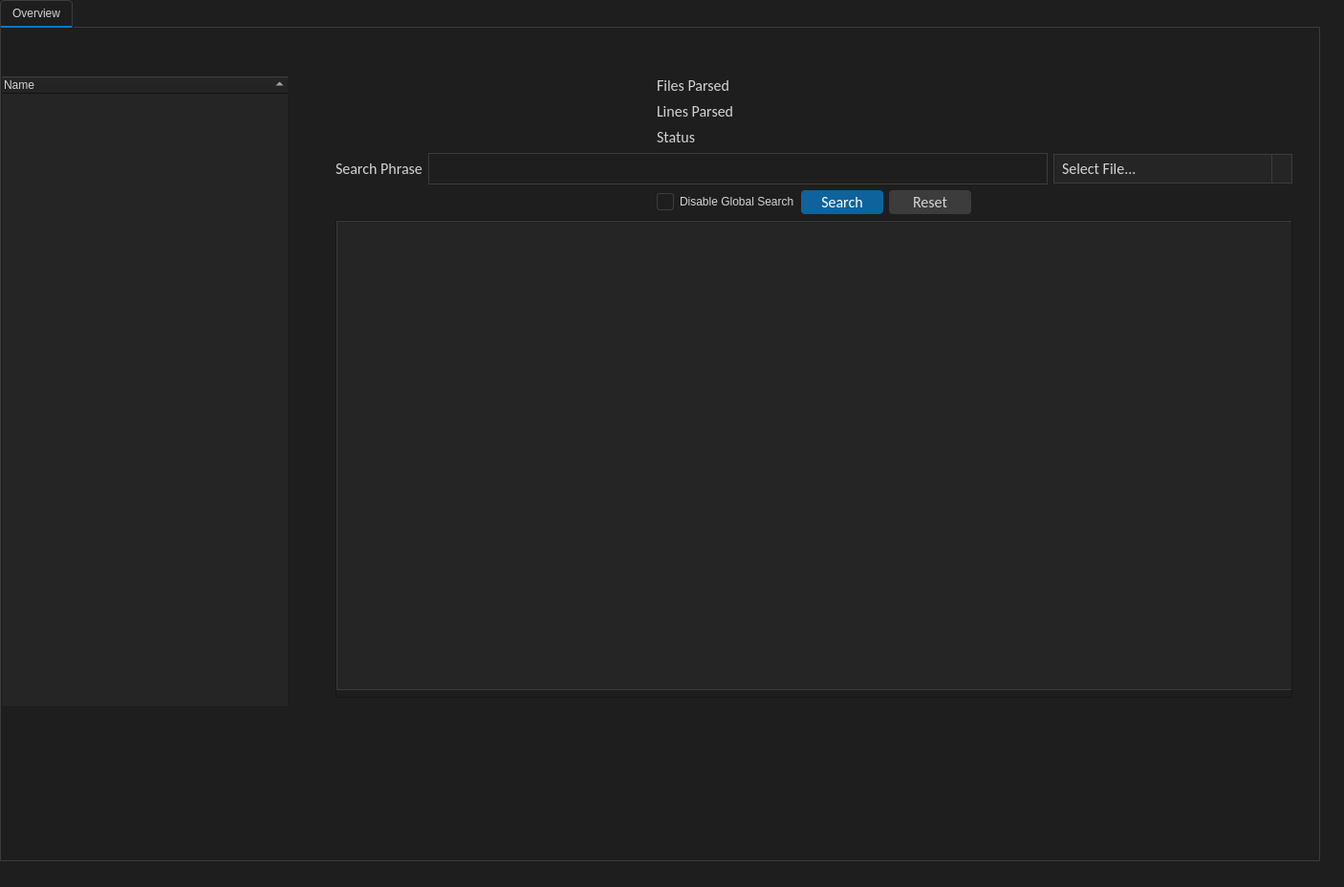
<?xml version="1.0" encoding="UTF-8"?>
<ui version="4.0">
 <class>MainWindow</class>
 <widget class="QMainWindow" name="MainWindow">
  <property name="geometry">
   <rect>
    <x>0</x>
    <y>0</y>
    <width>1406</width>
    <height>928</height>
   </rect>
  </property>
  <property name="sizePolicy">
   <sizepolicy hsizetype="Expanding" vsizetype="Expanding">
    <horstretch>0</horstretch>
    <verstretch>0</verstretch>
   </sizepolicy>
  </property>
  <property name="font">
   <font>
    <family>Calibri</family>
    <pointsize>12</pointsize>
   </font>
  </property>
  <property name="windowTitle">
   <string>LetterShark</string>
  </property>
  <property name="styleSheet">
   <string notr="true">
	background-color: #1E1E1E;
	color: rgb(212, 212, 212);


</string>
  </property>
  <widget class="QWidget" name="centralwidget">
   <property name="sizePolicy">
    <sizepolicy hsizetype="Expanding" vsizetype="Expanding">
     <horstretch>0</horstretch>
     <verstretch>0</verstretch>
    </sizepolicy>
   </property>
   <widget class="QTabWidget" name="tabWidget">
    <property name="geometry">
     <rect>
      <x>0</x>
      <y>0</y>
      <width>1381</width>
      <height>901</height>
     </rect>
    </property>
    <property name="sizePolicy">
     <sizepolicy hsizetype="Expanding" vsizetype="Expanding">
      <horstretch>1</horstretch>
      <verstretch>1</verstretch>
     </sizepolicy>
    </property>
    <property name="styleSheet">
     <string notr="true">QTabWidget::pane {
    border: 1px solid #3C3C3C;      /* Rahmen um das Tab-Widget */
    background: #1E1E1E;            /* Inhalt-Hintergrund */
    top: -1px;                      /* damit der aktive Tab oben anstößt */
}

/* Die einzelnen Reiter */
QTabBar::tab {
    background: #2D2D30;            /* Inaktiver Tab */
    color: #9A9A9A;                 /* Inaktiver Text */
    padding: 6px 12px;
    margin-right: 1px;
    border-top-left-radius: 4px;
    border-top-right-radius: 4px;
    border: 1px solid #3C3C3C;      /* Rahmen an allen Seiten */
    border-bottom: none;            /* damit’s „in“ das Pane reinragt */
}

/* Hover-Effekt */
QTabBar::tab:hover {
    background: #094771;            /* dein Hover-Blau */
    color: #D4D4D4;
}

/* Der aktive Tab */
QTabBar::tab:selected {
    background: #1E1E1E;            /* Active Tab BG */
    color: #D4D4D4;                 /* Active Text */
    border: 1px solid #3C3C3C;
    border-bottom: 2px solid #007ACC; /* der blaue Strich unten */
}

/* Wenn du einen Tab disabled hast */
QTabBar::tab:disabled {
    background: #2D2D30;
    color: #5A5A5A;
}

/* Optional: Trennlinie zwischen TabBar und Inhalt verstecken */
QTabBar {
    border-bottom: none;
}</string>
    </property>
    <property name="currentIndex">
     <number>0</number>
    </property>
    <property name="tabsClosable">
     <bool>false</bool>
    </property>
    <widget class="QWidget" name="tw_overview">
     <property name="sizePolicy">
      <sizepolicy hsizetype="Expanding" vsizetype="Expanding">
       <horstretch>0</horstretch>
       <verstretch>0</verstretch>
      </sizepolicy>
     </property>
     <attribute name="title">
      <string>Overview</string>
     </attribute>
     <widget class="QWidget" name="gridLayoutWidget">
      <property name="geometry">
       <rect>
        <x>350</x>
        <y>50</y>
        <width>1001</width>
        <height>651</height>
       </rect>
      </property>
      <layout class="QGridLayout" name="gridLayout">
       <item row="1" column="0" colspan="3">
        <layout class="QHBoxLayout" name="horizontalLayout">
         <item>
          <widget class="QLabel" name="label_4">
           <property name="font">
            <font>
             <family>Calibri</family>
             <pointsize>12</pointsize>
            </font>
           </property>
           <property name="styleSheet">
            <string notr="true">QLabel {
    color: #D4D4D4;        /* Primär-Text */
    background: transparent;
}</string>
           </property>
           <property name="text">
            <string>Search Phrase</string>
           </property>
          </widget>
         </item>
         <item>
          <widget class="QLineEdit" name="le_search_phrase">
           <property name="font">
            <font>
             <family>Calibri</family>
             <pointsize>12</pointsize>
            </font>
           </property>
           <property name="styleSheet">
            <string notr="true">QLineEdit {
    background: #1E1E1E;                /* BG */
    border: 1px solid #3C3C3C;          /* Border */
    color: #D4D4D4;                     /* Text */
    padding: 4px;                       /* etwas Innenabstand */
    selection-background-color: #094771;/* Markierung (optional) */
}

QLineEdit:focus {
    border: 1px solid #007ACC;          /* Focus Border */
    /* Hinweis: echtes Shadow-Highlight geht nur mit QGraphicsDropShadowEffect im Code */
}</string>
           </property>
          </widget>
         </item>
         <item>
          <widget class="QComboBox" name="cb_search_column">
           <property name="enabled">
            <bool>true</bool>
           </property>
           <property name="minimumSize">
            <size>
             <width>250</width>
             <height>28</height>
            </size>
           </property>
           <property name="font">
            <font>
             <family>Calibri</family>
             <pointsize>12</pointsize>
            </font>
           </property>
           <property name="styleSheet">
            <string notr="true">QComboBox {
    background: #252526;               /* Closed BG */
    color: #D4D4D4;                    /* Closed Text */
    border: 1px solid #3C3C3C;         /* Rahmen passend zu den Inputs */
    padding: 3px 24px 3px 8px;         /* rechts Platz für den Pfeil */
    min-height: 20px;
    selection-background-color: #094771; /* markierter Eintrag im Edit-Feld */
}

QComboBox::drop-down {
    subcontrol-origin: padding;
    subcontrol-position: top right;
    width: 20px;
    border-left: 1px solid #3C3C3C;
    background: transparent;
}

QComboBox::down-arrow {
    image: url(C:/Users/dkueh/Workspace/cpp/log_viewer/src/images/down-arrow.png);
    width: 12px;
    height: 12px;
}

/* Das Popup-List-Widget */
QComboBox QAbstractItemView {
    background: #1E1E1E;                /* Open List BG */
    color: #D4D4D4;                     /* Open List Item Text */
    border: 1px solid #3C3C3C;
    selection-background-color: #094771; /* Open List Item Hover */
    padding: 2px;
    outline: 0;                         /* keinen blauen Rand */
}

/* Hover-Effekt in der Liste */
QComboBox QAbstractItemView::item:hover {
    background: #094771;                /* Open List Item Hover */
    color: #FFFFFF;
}

/* Ausgewählter Eintrag (wenn geschlossen bleibt er der Text in QComboBox) */
QComboBox QAbstractItemView::item:selected {
    background: #094771;
    color: #FFFFFF;
}

/* Disabled State */
QComboBox:disabled {
    background: #2D2D30;
    color: #5A5A5A;
}</string>
           </property>
           <property name="placeholderText">
            <string>Select File...</string>
           </property>
          </widget>
         </item>
        </layout>
       </item>
       <item row="2" column="1">
        <layout class="QHBoxLayout" name="horizontalLayout_2">
         <item>
          <widget class="QCheckBox" name="chkb_global_search">
           <property name="styleSheet">
            <string notr="true">QCheckBox {
    spacing: 6px;                   /* Abstand zwischen Box und Text */
    color: #D4D4D4;                 /* Textfarbe */
}

/* Die Box selbst (Indicator) */
QCheckBox::indicator {
    width: 16px;
    height: 16px;
    border: 1px solid #3C3C3C;     /* Rahmen */
    border-radius: 3px;            /* leicht abgerundet */
    background: #1E1E1E;           /* Hintergrund der Box */
}

/* Hover über der Box */
QCheckBox::indicator:hover {
    border: 1px solid #007ACC;
}

/* Angekreuzt – Haken und Hintergrund */
QCheckBox::indicator:checked {
    background: #007ACC;            /* Accent als Fill */
    border: 1px solid #007ACC;
}
QCheckBox::indicator:checked:hover {
    background: #094771;            /* etwas dunkler beim Hover */
    border: 1px solid #094771;
}

QCheckBox::indicator:checked {
    image: url(C:/Users/dkueh/Workspace/cpp/log_viewer/src/images/check.png);
}
</string>
           </property>
           <property name="text">
            <string>Disable Global Search</string>
           </property>
          </widget>
         </item>
         <item>
          <widget class="QPushButton" name="btn_search">
           <property name="font">
            <font>
             <family>Calibri</family>
             <pointsize>12</pointsize>
            </font>
           </property>
           <property name="styleSheet">
            <string notr="true">QPushButton {
    background-color: #0E639C;      /* Primary BG */  
    color: #FFFFFF;                 /* Primary Text */  
    border: none;                   /* klarer, moderner Look */  
    padding: 2px 8px;              
    border-radius: 4px;             /* abgerundete Ecken */  
}

QPushButton:hover {
    background-color: #1177BB;      /* Primary Hover */  
}

QPushButton:pressed {
    background-color: #0C5A9A;      /* etwas dunkleres Blau */  
}

/* Optional: Disabled State */
QPushButton:disabled {
    background-color: #2D2D30;      /* geblendet, analog Secondary Disabled */  
    color: #5A5A5A;                 
}
</string>
           </property>
           <property name="text">
            <string>Search</string>
           </property>
          </widget>
         </item>
         <item>
          <widget class="QPushButton" name="btn_reset">
           <property name="font">
            <font>
             <family>Calibri</family>
             <pointsize>12</pointsize>
            </font>
           </property>
           <property name="styleSheet">
            <string notr="true">QPushButton {
    background-color: #3C3C3C;      /* Secondary BG */  
    color: #D4D4D4;                 /* Secondary Text */  
    border: none;                   
    padding: 2px 8px;                
    border-radius: 4px;             
}

QPushButton:hover {
    background-color: #505050;      /* Secondary Hover */  
}

QPushButton:pressed {
    background-color: #3A3A3A;      /* leicht dunkler als Normal */  
}

QPushButton:disabled {
    background-color: #2D2D30;      
    color: #5A5A5A;                 
}</string>
           </property>
           <property name="text">
            <string>Reset</string>
           </property>
          </widget>
         </item>
        </layout>
       </item>
       <item row="0" column="2">
        <spacer name="verticalSpacer_2">
         <property name="orientation">
          <enum>Qt::Orientation::Vertical</enum>
         </property>
         <property name="sizeType">
          <enum>QSizePolicy::Policy::Minimum</enum>
         </property>
         <property name="sizeHint" stdset="0">
          <size>
           <width>180</width>
           <height>30</height>
          </size>
         </property>
        </spacer>
       </item>
       <item row="3" column="0" colspan="3">
        <widget class="QScrollArea" name="scrollArea">
         <property name="widgetResizable">
          <bool>true</bool>
         </property>
         <widget class="QWidget" name="scrollAreaWidgetContents">
          <property name="geometry">
           <rect>
            <x>0</x>
            <y>0</y>
            <width>997</width>
            <height>496</height>
           </rect>
          </property>
          <widget class="QLabel" name="lbl_search_results">
           <property name="geometry">
            <rect>
             <x>0</x>
             <y>0</y>
             <width>1001</width>
             <height>491</height>
            </rect>
           </property>
           <property name="font">
            <font>
             <family>Calibri</family>
             <pointsize>12</pointsize>
            </font>
           </property>
           <property name="styleSheet">
            <string notr="true">QLabel {
    color: #007ACC;        /* Accent-Farbe für Links, wichtige Infos */
	background-color: rgb(37, 37, 38);
	border: 1px solid rgb(60, 60, 60);
	padding-left: 5px; 
	padding-top: 4px; 
    padding-bottom: 4px;
}</string>
           </property>
           <property name="text">
            <string/>
           </property>
          </widget>
         </widget>
        </widget>
       </item>
       <item row="0" column="1">
        <layout class="QFormLayout" name="formLayout">
         <item row="0" column="0">
          <widget class="QLabel" name="label">
           <property name="font">
            <font>
             <family>Calibri</family>
             <pointsize>12</pointsize>
            </font>
           </property>
           <property name="styleSheet">
            <string notr="true">QLabel {
    color: #D4D4D4;        /* Primär-Text */
    background: transparent;
}</string>
           </property>
           <property name="text">
            <string>Files Parsed</string>
           </property>
          </widget>
         </item>
         <item row="0" column="1">
          <widget class="QLabel" name="lbl_parsed_files">
           <property name="font">
            <font>
             <family>Calibri</family>
             <pointsize>12</pointsize>
            </font>
           </property>
           <property name="text">
            <string/>
           </property>
          </widget>
         </item>
         <item row="1" column="0">
          <widget class="QLabel" name="label_2">
           <property name="font">
            <font>
             <family>Calibri</family>
             <pointsize>12</pointsize>
            </font>
           </property>
           <property name="styleSheet">
            <string notr="true">QLabel {
    color: #D4D4D4;        /* Primär-Text */
    background: transparent;
}</string>
           </property>
           <property name="text">
            <string>Lines Parsed</string>
           </property>
          </widget>
         </item>
         <item row="1" column="1">
          <widget class="QLabel" name="lbl_parsed_lines">
           <property name="font">
            <font>
             <family>Calibri</family>
             <pointsize>12</pointsize>
            </font>
           </property>
           <property name="text">
            <string/>
           </property>
          </widget>
         </item>
         <item row="2" column="0">
          <widget class="QLabel" name="label_3">
           <property name="font">
            <font>
             <family>Calibri</family>
             <pointsize>12</pointsize>
            </font>
           </property>
           <property name="styleSheet">
            <string notr="true">QLabel {
    color: #D4D4D4;        /* Primär-Text */
    background: transparent;
}</string>
           </property>
           <property name="text">
            <string>Status</string>
           </property>
          </widget>
         </item>
         <item row="2" column="1">
          <widget class="QLabel" name="lbl_parsing_status">
           <property name="font">
            <font>
             <family>Calibri</family>
             <pointsize>12</pointsize>
            </font>
           </property>
           <property name="text">
            <string/>
           </property>
          </widget>
         </item>
        </layout>
       </item>
       <item row="0" column="0">
        <spacer name="verticalSpacer">
         <property name="orientation">
          <enum>Qt::Orientation::Vertical</enum>
         </property>
         <property name="sizeType">
          <enum>QSizePolicy::Policy::Minimum</enum>
         </property>
         <property name="sizeHint" stdset="0">
          <size>
           <width>180</width>
           <height>40</height>
          </size>
         </property>
        </spacer>
       </item>
      </layout>
     </widget>
     <widget class="QTreeWidget" name="tw_opened_files">
      <property name="geometry">
       <rect>
        <x>0</x>
        <y>50</y>
        <width>301</width>
        <height>661</height>
       </rect>
      </property>
      <property name="font">
       <font>
        <family>Calibri</family>
        <pointsize>12</pointsize>
       </font>
      </property>
      <property name="styleSheet">
       <string notr="true">QTreeWidget {
    background-color: rgb(37, 37, 38);  /* Basis-Hintergrund */
    color: #DDD; 
    border-color: #3c3c3c;                 /* Standard-Textfarbe */
}

/* sichtbare Auswahlfarbe */
QTreeWidget::item:selected {
    background-color: #2A2D2E;   /* dein Akzent-Dunkelblau */
    color: #007ACC;              /* kontrastierender Text */
}

/* optional: Hover-Effekt */
QTreeWidget::item:hover {
    background-color: #2A2D2E;   /* leicht aufgehellt beim Überfahren */
}</string>
      </property>
      <property name="editTriggers">
       <set>QAbstractItemView::EditTrigger::NoEditTriggers</set>
      </property>
      <property name="selectionBehavior">
       <enum>QAbstractItemView::SelectionBehavior::SelectItems</enum>
      </property>
      <property name="sortingEnabled">
       <bool>true</bool>
      </property>
      <column>
       <property name="text">
        <string>Name</string>
       </property>
      </column>
     </widget>
     <widget class="QLabel" name="lbl_logo">
      <property name="geometry">
       <rect>
        <x>0</x>
        <y>800</y>
        <width>219</width>
        <height>59</height>
       </rect>
      </property>
      <property name="text">
       <string/>
      </property>
      <property name="pixmap">
       <pixmap resource="resources.qrc">:/icons/src/images/LetterShark_logo_kl.png</pixmap>
      </property>
      <property name="scaledContents">
       <bool>true</bool>
      </property>
     </widget>
    </widget>
   </widget>
  </widget>
  <widget class="QStatusBar" name="statusbar"/>
  <action name="actionOpen_File">
   <property name="text">
    <string>Open File</string>
   </property>
  </action>
  <action name="actionAdd_new_File">
   <property name="text">
    <string>Add new File</string>
   </property>
  </action>
  <action name="actionOpen_Folder">
   <property name="text">
    <string>Open Folder</string>
   </property>
  </action>
  <action name="actionClear_Space">
   <property name="text">
    <string>Clear Space</string>
   </property>
  </action>
 </widget>
 <resources>
  <include location="resources.qrc"/>
 </resources>
 <connections/>
</ui>
